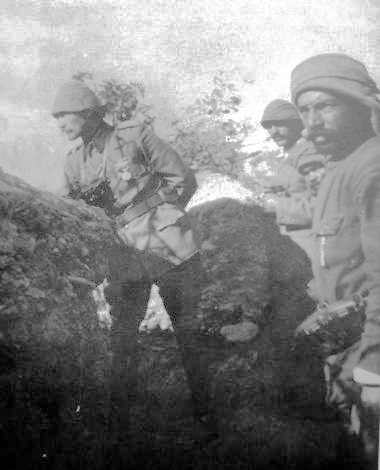
#> input picture hist_equ_output/output0.png, 380 x 470 px, given as the content of the folder /Users/egeoguzman/Desktop/dip_hw2/inputs, which was not available
$ jupyter execute code.ipynb
#> lines starting #> are read from the running program, lines starting #| are printed output that depends on the picture; pictures that were not available may be replaced by others from this repository, and a replacement may not be noted
[cell 1]
import cv2 as cv
import numpy as np
import matplotlib.pyplot as plt
import os

[cell 2]
#Find the all images in the folder and declare the path.
#Read the every images and add to the list.
imageformat=".jpg"
path="/Users/egeoguzman/Desktop/dip_hw2/inputs"
files=[os.path.join(path,f) for f in os.listdir(path)]
files.sort()
files

[cell 3]
#plt_func reads the images from the file and throw to the plot.hist function one by one
#img.ravel() merges the dimensions into a list and takes the every value as one dimension.
#[0,256] gives the interval of pixels
def plt_func(f):
    for i in f:
        img = cv.imread(i)
#> img is the input picture: shape (470, 380, 3); min 0, max 255, mean 128.7
        plt.hist(img.ravel(),256,[0,256])
        plt.show()
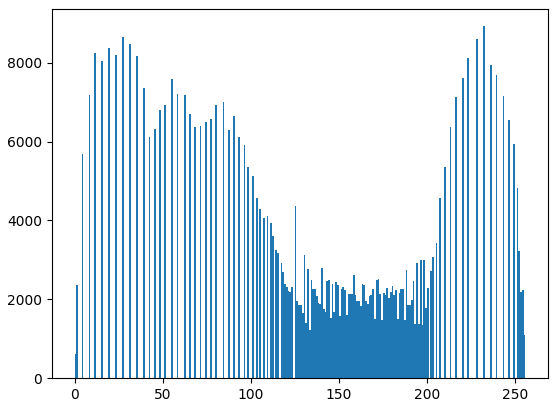
#> figure drawn by matplotlib, 1 panel; tallest bar 8925 high, from x = 232 to 233
plt_func(files)

[cell 4]
def hist_equ_func(f):
    for idx,i in enumerate(f):
        img = cv.imread(i,0)
#> img: shape (470, 380); min 0, max 255, mean 128.7
        equalized_img = cv.equalizeHist(img)
        cv.imwrite('./hist_equ_output/output{}.png'.format(idx),equalized_img)
        plt.hist(equalized_img.ravel(),256,[0,256])
        plt.show()
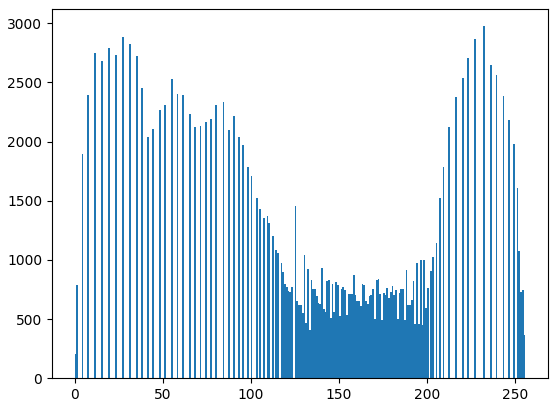
#> figure drawn by matplotlib, 1 panel; tallest bar 2975 high, from x = 232 to 233
hist_equ_func(files)

[cell 5]
def local_hist(f):
    for idx,i in enumerate(f):
        img = cv.imread(i,0)
        clahe = cv.createCLAHE(clipLimit=2.0, tileGridSize=(3, 3))
        equalized_img = clahe.apply(img)
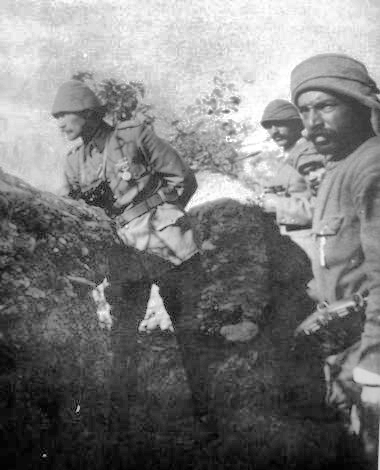
#> equalized_img: shape (470, 380); min 1, max 255, mean 123.2
        cv.imwrite('./local_equ_output/output{}.png'.format(idx),equalized_img)
        plt.hist(equalized_img.ravel(),256,[0,256])
        plt.show()
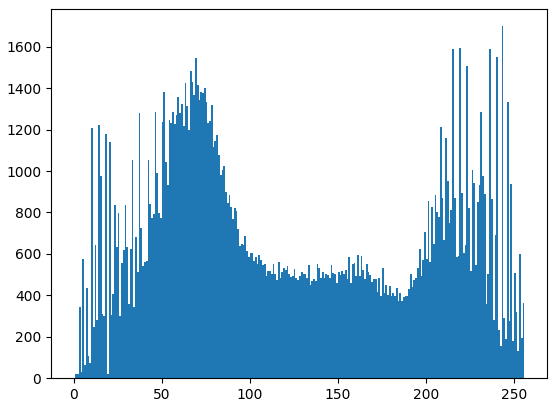
#> figure drawn by matplotlib, 1 panel; tallest bar 1699 high, from x = 243 to 244
local_hist(files)
